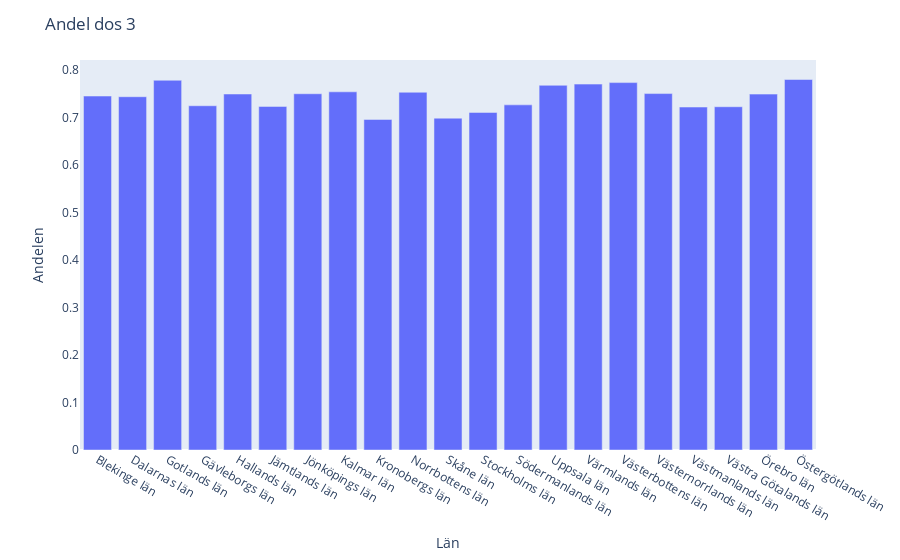

Here is the notebook cell this chart was saved with:
### Markdown cell above
### minst 3 doser

### Code cell
import plotly_express as px
import matplotlib.pyplot as plt

minst_dos3 = vaccinerade_kommun_och_ålder.groupby('Län_namn')['Andel 3 doser'].mean()

fig = px.bar(x=minst_dos3.index, y=minst_dos3)
fig.update_layout(title="Andel dos 3")
fig.update_yaxes(title="Andelen",showgrid=False,showticklabels=True)
fig.update_xaxes(title="Län", showgrid=False, zeroline=True,showticklabels=True, showline=False)
fig.show()

### Figure 1 — Plotly figure (JSON) as saved in the notebook; plotly's stock layout.template omitted (floating-point values rounded to 4 significant figures)
{"data": [{"alignmentgroup": "True", "hovertemplate": "x=%{x}<br>y=%{y}<extra></extra>", "legendgroup": "", "marker": {"color": "#636efa", "pattern": {"shape": ""}}, "name": "", "offsetgroup": "", "orientation": "v", "showlegend": false, "textposition": "auto", "type": "bar", "x": ["Blekinge län", "Dalarnas län", "Gotlands län", "Gävleborgs län", "Hallands län", "Jämtlands län", "Jönköpings län", "Kalmar län", "Kronobergs län", "Norrbottens län", "Skåne län", "Stockholms län", "Södermanlands län", "Uppsala län", "Värmlands län", "Västerbottens län", "Västernorrlands län", "Västmanlands län", "Västra Götalands län", "Örebro län", "Östergötlands län"], "xaxis": "x", "y": [0.7449, 0.7434, 0.7781, 0.7245, 0.7492, 0.7231, 0.7497, 0.7538, 0.6956, 0.7528, 0.6983, 0.7104, 0.7263, 0.7675, 0.77, 0.7732, 0.7501, 0.7217, 0.7224, 0.749, 0.7797], "yaxis": "y"}], "layout": {"barmode": "relative", "legend": {"tracegroupgap": 0}, "margin": {"t": 60}, "title": {"text": "Andel dos 3"}, "xaxis": {"anchor": "y", "domain": [0, 1], "showgrid": false, "showline": false, "showticklabels": true, "title": {"text": "Län"}, "zeroline": true}, "yaxis": {"anchor": "x", "domain": [0, 1], "showgrid": false, "showticklabels": true, "title": {"text": "Andelen"}}}}
